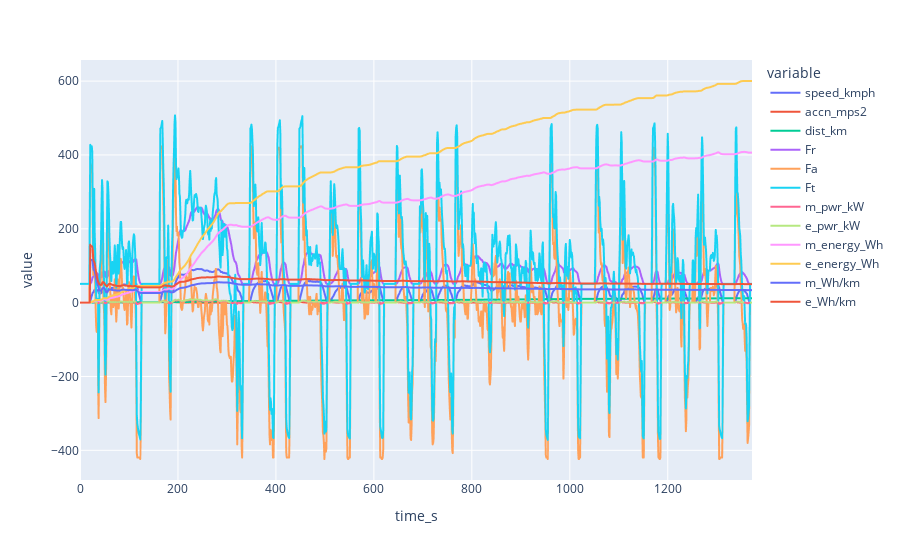

The code cell stored with this chart in its notebook:
### Code cell
df_energy = energy_calc(time,speed,accn_mps2,mtr_sys_eff,coastdown_param)

### Figure 1 — Plotly figure (JSON) as saved in the notebook; plotly's stock layout.template omitted (floating-point values rounded to 4 significant figures; data arrays with more than 128 entries replaced by an {"elided": "..."} marker saying what was removed)
{"data": [{"hovertemplate": "variable=speed_kmph<br>time_s=%{x}<br>value=%{y}<extra></extra>", "legendgroup": "speed_kmph", "line": {"color": "#636efa", "dash": "solid"}, "marker": {"symbol": "circle"}, "mode": "lines", "name": "speed_kmph", "showlegend": true, "type": "scattergl", "x": {"elided": "1373 int values"}, "xaxis": "x", "y": {"elided": "1373 float values"}, "yaxis": "y"}, {"hovertemplate": "variable=accn_mps2<br>time_s=%{x}<br>value=%{y}<extra></extra>", "legendgroup": "accn_mps2", "line": {"color": "#EF553B", "dash": "solid"}, "marker": {"symbol": "circle"}, "mode": "lines", "name": "accn_mps2", "showlegend": true, "type": "scattergl", "x": {"elided": "1373 int values"}, "xaxis": "x", "y": {"elided": "1373 float values"}, "yaxis": "y"}, {"hovertemplate": "variable=dist_km<br>time_s=%{x}<br>value=%{y}<extra></extra>", "legendgroup": "dist_km", "line": {"color": "#00cc96", "dash": "solid"}, "marker": {"symbol": "circle"}, "mode": "lines", "name": "dist_km", "showlegend": true, "type": "scattergl", "x": {"elided": "1373 int values"}, "xaxis": "x", "y": {"elided": "1373 float values"}, "yaxis": "y"}, {"hovertemplate": "variable=Fr<br>time_s=%{x}<br>value=%{y}<extra></extra>", "legendgroup": "Fr", "line": {"color": "#ab63fa", "dash": "solid"}, "marker": {"symbol": "circle"}, "mode": "lines", "name": "Fr", "showlegend": true, "type": "scattergl", "x": {"elided": "1373 int values"}, "xaxis": "x", "y": {"elided": "1373 float values"}, "yaxis": "y"}, {"hovertemplate": "variable=Fa<br>time_s=%{x}<br>value=%{y}<extra></extra>", "legendgroup": "Fa", "line": {"color": "#FFA15A", "dash": "solid"}, "marker": {"symbol": "circle"}, "mode": "lines", "name": "Fa", "showlegend": true, "type": "scattergl", "x": {"elided": "1373 int values"}, "xaxis": "x", "y": {"elided": "1373 float values"}, "yaxis": "y"}, {"hovertemplate": "variable=Ft<br>time_s=%{x}<br>value=%{y}<extra></extra>", "legendgroup": "Ft", "line": {"color": "#19d3f3", "dash": "solid"}, "marker": {"symbol": "circle"}, "mode": "lines", "name": "Ft", "showlegend": true, "type": "scattergl", "x": {"elided": "1373 int values"}, "xaxis": "x", "y": {"elided": "1373 float values"}, "yaxis": "y"}, {"hovertemplate": "variable=m_pwr_kW<br>time_s=%{x}<br>value=%{y}<extra></extra>", "legendgroup": "m_pwr_kW", "line": {"color": "#FF6692", "dash": "solid"}, "marker": {"symbol": "circle"}, "mode": "lines", "name": "m_pwr_kW", "showlegend": true, "type": "scattergl", "x": {"elided": "1373 int values"}, "xaxis": "x", "y": {"elided": "1373 float values"}, "yaxis": "y"}, {"hovertemplate": "variable=e_pwr_kW<br>time_s=%{x}<br>value=%{y}<extra></extra>", "legendgroup": "e_pwr_kW", "line": {"color": "#B6E880", "dash": "solid"}, "marker": {"symbol": "circle"}, "mode": "lines", "name": "e_pwr_kW", "showlegend": true, "type": "scattergl", "x": {"elided": "1373 int values"}, "xaxis": "x", "y": {"elided": "1373 float values"}, "yaxis": "y"}, {"hovertemplate": "variable=m_energy_Wh<br>time_s=%{x}<br>value=%{y}<extra></extra>", "legendgroup": "m_energy_Wh", "line": {"color": "#FF97FF", "dash": "solid"}, "marker": {"symbol": "circle"}, "mode": "lines", "name": "m_energy_Wh", "showlegend": true, "type": "scattergl", "x": {"elided": "1373 int values"}, "xaxis": "x", "y": {"elided": "1373 float values"}, "yaxis": "y"}, {"hovertemplate": "variable=e_energy_Wh<br>time_s=%{x}<br>value=%{y}<extra></extra>", "legendgroup": "e_energy_Wh", "line": {"color": "#FECB52", "dash": "solid"}, "marker": {"symbol": "circle"}, "mode": "lines", "name": "e_energy_Wh", "showlegend": true, "type": "scattergl", "x": {"elided": "1373 int values"}, "xaxis": "x", "y": {"elided": "1373 float values"}, "yaxis": "y"}, {"hovertemplate": "variable=m_Wh/km<br>time_s=%{x}<br>value=%{y}<extra></extra>", "legendgroup": "m_Wh/km", "line": {"color": "#636efa", "dash": "solid"}, "marker": {"symbol": "circle"}, "mode": "lines", "name": "m_Wh/km", "showlegend": true, "type": "scattergl", "x": {"elided": "1373 int values"}, "xaxis": "x", "y": {"elided": "1373 float values"}, "yaxis": "y"}, {"hovertemplate": "variable=e_Wh/km<br>time_s=%{x}<br>value=%{y}<extra></extra>", "legendgroup": "e_Wh/km", "line": {"color": "#EF553B", "dash": "solid"}, "marker": {"symbol": "circle"}, "mode": "lines", "name": "e_Wh/km", "showlegend": true, "type": "scattergl", "x": {"elided": "1373 int values"}, "xaxis": "x", "y": {"elided": "1373 float values"}, "yaxis": "y"}], "layout": {"legend": {"title": {"text": "variable"}, "tracegroupgap": 0}, "margin": {"t": 60}, "xaxis": {"anchor": "y", "domain": [0, 1], "title": {"text": "time_s"}}, "yaxis": {"anchor": "x", "domain": [0, 1], "title": {"text": "value"}}}}
